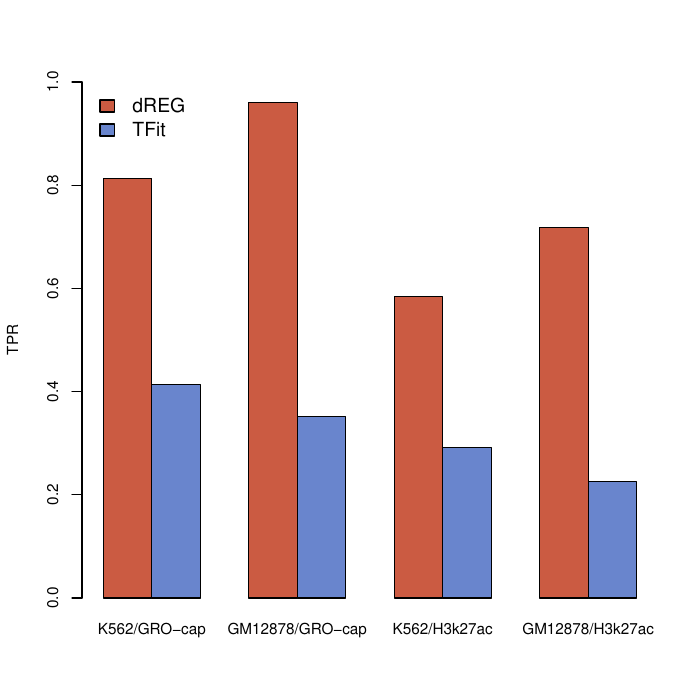

Write R code to recreate this figure.
tpr.grocap.k562 <- c( 0.813, 0.414)
tpr.grocap.gm <- c( 0.961, 0.352)

tpr.h3kac.k562 <- c(0.584, 0.291)
tpr.h3kac.gm <- c(0.718, 0.225)

cols=c("#cb5b42", "#6985cd");

pdf("fig-1B.pdf");
x <- cbind(dREG1=tpr.grocap.k562, TFit1=tpr.grocap.gm, dREG2=tpr.h3kac.k562, TFit2=tpr.h3kac.gm);
colnames(x) <- c("K562/GRO-cap", "GM12878/GRO-cap", "K562/H3k27ac", "GM12878/H3k27ac");

barplot(x, xlab="", ylab= "TPR", beside=TRUE, col=cols, ylim=c(0,1), names.arg=c("K562/GRO-cap", "GM12878/GRO-cap", "K562/H3k27ac", "GM12878/H3k27ac"), cex.axis=0.95, cex.names=0.95, cex.lab=0.95)

# Place the legend at the top-left corner with no frame
# using rainbow colors
legend("topleft", c("dREG","TFit"), cex=1.2,  bty="n", fill=cols);

dev.off()